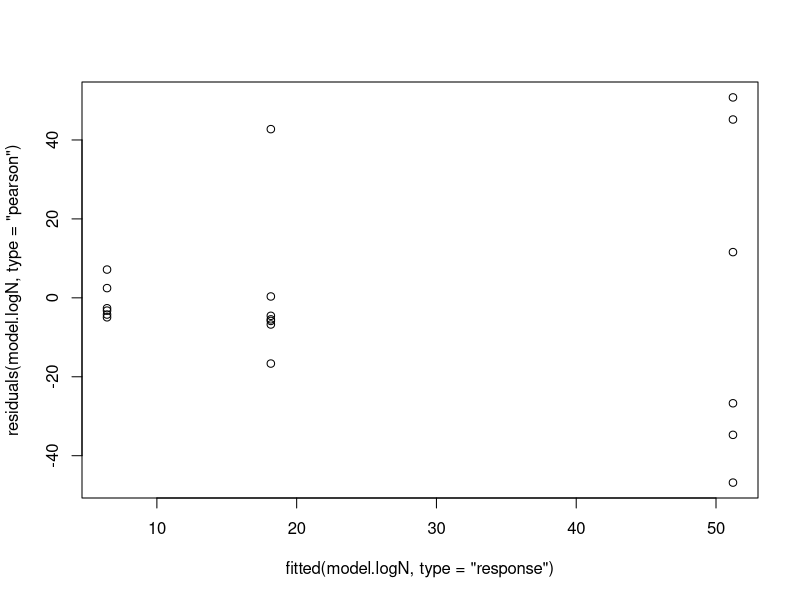
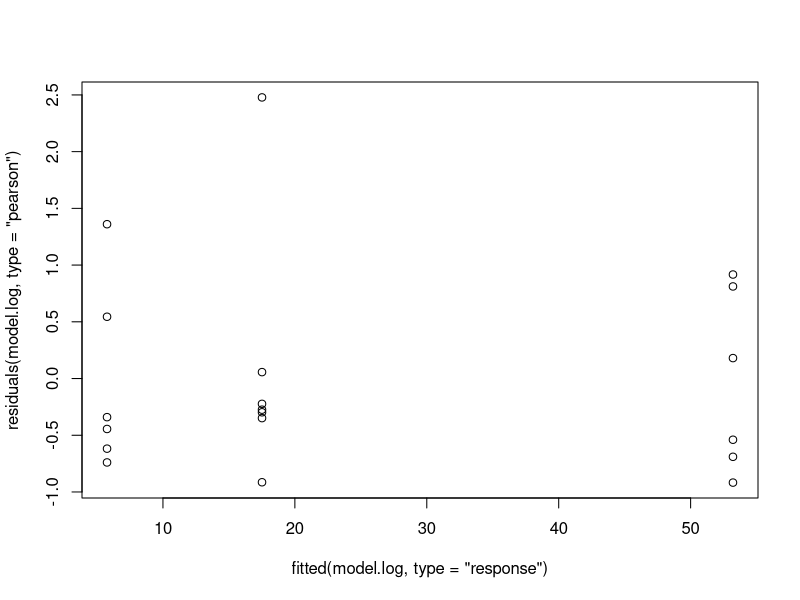
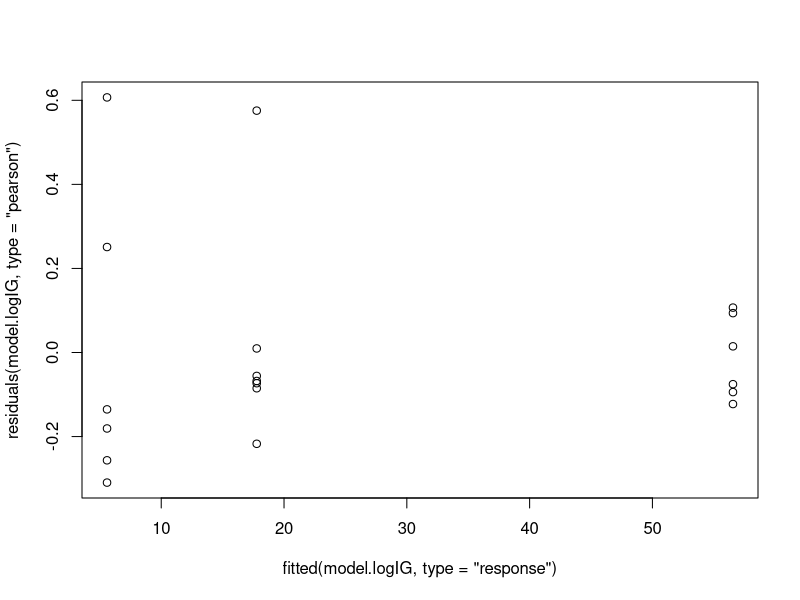

Here is the R script that generated these plots, in order:
## ---- chunk 1
knitr::opts_chunk$set(echo = TRUE)
## ---- chunk 2

data<-read.table("canoladiesel.txt", sep="\t", dec=".", header=TRUE)
attach(data)

model.log<-glm(Yield~Time, family=Gamma(link="log"), data=data)
model.logN<-glm(Yield~Time, family=gaussian(link="log"), data=data)
model.logIG<-glm(Yield~Time, family=inverse.gaussian(link="log"), data=data)
## ---- chunk 3
o2<-residuals(model.logN, type="pearson")^2
mu<-fitted(model.logN, type="response")
model.pearsonN<-lm(o2~mu)
summary(model.pearsonN)

o2<-residuals(model.log, type="pearson")^2
mu<-fitted(model.log, type="response")
model.pearsonG<-lm(o2~mu)
summary(model.pearsonG)

o2<-residuals(model.logIG, type="pearson")^2
mu<-fitted(model.logIG, type="response")
model.pearsonIG<-lm(o2~mu)
summary(model.pearsonIG)
## ---- chunk 4
plot(fitted(model.logN, type="response"),residuals(model.logN, type="pearson"))
plot(fitted(model.log, type="response"),residuals(model.log, type="pearson"))
plot(fitted(model.logIG, type="response"),residuals(model.logIG, type="pearson"))
## ---- chunk 5

## ---- chunk 6

